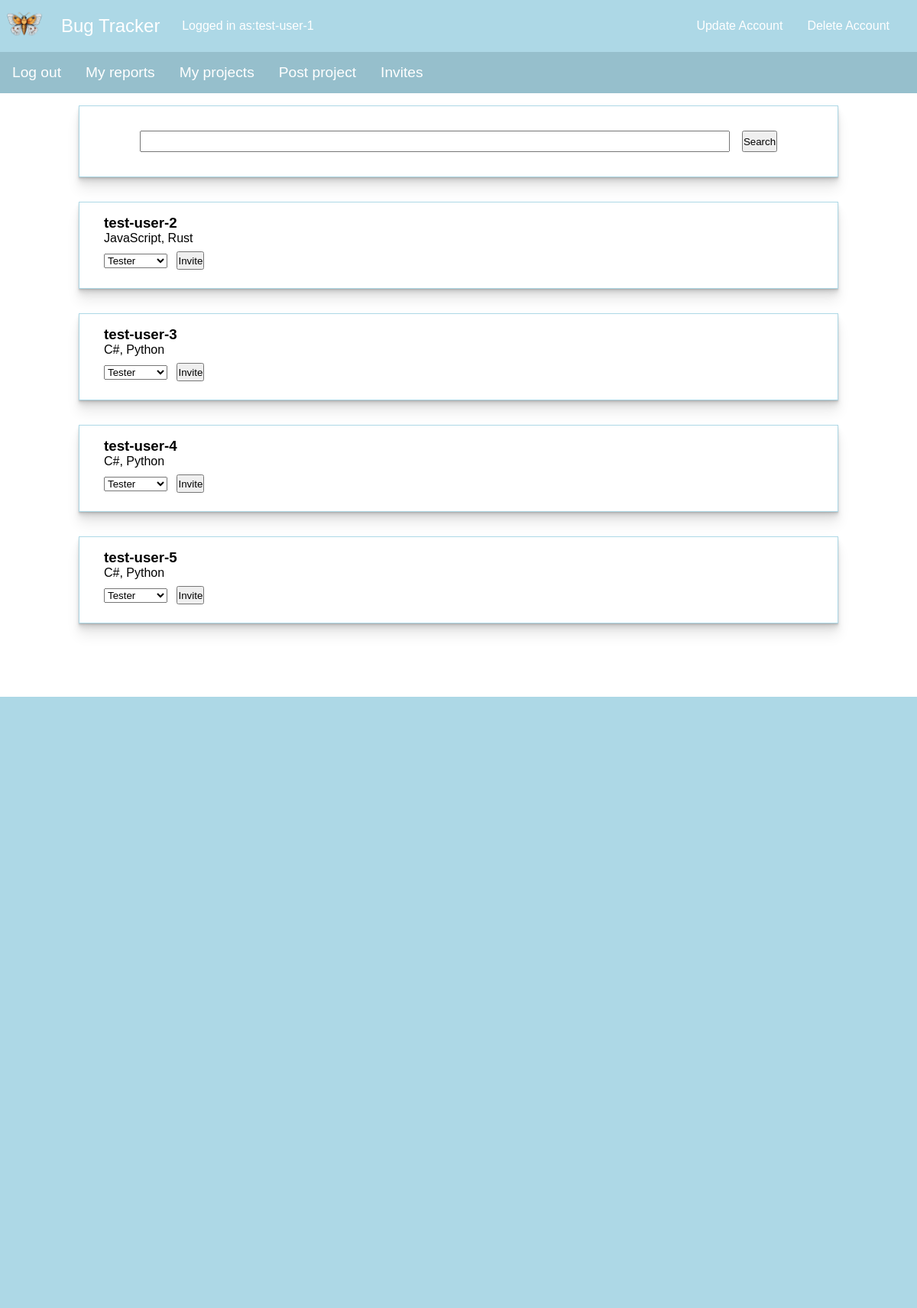
Page /users/1 (signed in) on the committed database.
### models.py (models this page shows)
class User(UserMixin, db.Model):
    __tablename__ = "users"
    id: Mapped[int] = mapped_column(primary_key=True)
    username: Mapped[str] = mapped_column(String, unique=True)
    hashed_password: Mapped[str] = mapped_column(String)
    user_bio: Mapped[str] = mapped_column(Text)
    roles = relationship("UserRole", back_populates="user", cascade="all,delete, delete-orphan")
    projects = relationship("Project", back_populates="manager", cascade="all,delete, delete-orphan")
    bugs_reported = relationship("Bug", back_populates="reporter", cascade="all,delete, delete-orphan")

### app.py (the view, shortened to what this page needs)
@app.route("/users/<int:project_id>", methods=["GET", "POST"])
@login_required
def invite_users_to_project(project_id):
    try:
        project = db.get_or_404(Project, project_id)
        if current_user.id != project.manager_id:
            return redirect(url_for("home_page"))
        users = db.session.execute(
            db.select(User.id, User.username, User.user_bio).where(User.id != current_user.id).where(
                ~User.roles.any(UserRole.project_id == project_id))).all()
        search_form = SearchForm()
        invite_form = InviteForm(project_id=project_id)
        return render_template("users.html", users=users, search_form=search_form, invite_form=invite_form,
                               project_id=project_id)
    except exc.IntegrityError:
        db.session.rollback()

### forms.py
class SearchForm(FlaskForm):
    search = StringField("Search", validators=[DataRequired()])
    submit_search = SubmitField("Search")

class InviteForm(FlaskForm):
    role = SelectField("Role", choices=[(1, "Tester"), (2, "Developer"), (3, "Admin")])
    user_id = IntegerField()
    project_id = HiddenField()
    submit_invite = SubmitField("Invite")

### app.py (called while the page is built)
@login_manager.user_loader
def load_user(user_id):
    return db.get_or_404(User, user_id)

### templates/users.html (shortened to what this page needs)
{% include "header.html" %}
<body>
<div class="container">
    <form action="{{ url_for('invite_users_to_project', project_id=project_id ) }}" method="post" class="searchBar card layeredBox" style="margin-top: 1rem; margin-bottom: 1rem; display: flex; flex-direction: row; justify-content: center;">
{{ search_form.search }}
        {{ search_form.submit_search }}
</form>
    {% for user in users: %}
    <div class="card layeredBox">
        <h3 style="margin-left: 1rem; color: black; white-space: nowrap;">{{ user.username }}</h3>
        <p style="margin-left: 1rem; color: black; white-space: nowrap;">{{ user.user_bio }}</p>
        <form action="{{ url_for('invite_users_to_project', project_id=project_id ) }}" method="post" style="margin-left: 1rem;">
            {{ invite_form.role }}
            {{ invite_form.submit_invite }}
        </form>
    </div>
    {% endfor %}
</div>
</body>
{% include "footer.html" %}

### templates/header.html (shortened to what this page needs)
<!DOCTYPE html>
<html lang="en">
<head>
    {% block styles %}
     <link
      href="{{ url_for('static', filename='css/styles.css') }}"
      rel="stylesheet"
    />
    {% endblock %}
</head>
<body>
<header class="titleBox">
    <a href="{{ url_for('home_page') }}">
    <img src="{{ url_for('static', filename='assets/img/moth.png') }}" class="logo"/>
    </a>
    <a href="{{ url_for('home_page') }}" class="title navLinks">
    Bug Tracker
    </a>
    {% if current_user.is_authenticated: %}
    <p class="loggedIn">Logged in as:{{ current_user.username }}</p>
      <p class="headerBox">
          <a href="{{ url_for('update_user') }}" class="navLinks">Update Account</a>
        <a href="{{ url_for('delete_user') }}" class="navLinks">Delete Account</a>
    </p>
     {% endif %}
</header>
<nav>
    {% if not current_user.is_authenticated: %}
    <a href="{{ url_for('register') }}" class="navLinks">
        Register
    </a>
    <a href="{{ url_for('login') }}" class="navLinks">
        Log in
    </a>
    {% else %}
    <a href="{{ url_for('logout') }}" class="navLinks">
        Log out
    </a>
    <a href="{{ url_for('reports_by_user_id') }}" class="navLinks">
        My reports
    </a>
     <a href="{{ url_for('projects_by_user_id') }}" class="navLinks">
        My projects
    </a>
      <a href="{{ url_for('post_project') }}" class="navLinks">
        Post project
    </a>
      <a href="{{ url_for('get_user_invites') }}" class="navLinks">
        Invites
    </a>
    {% endif %}
</nav>
</body>
</html>

### static/css/styles.css (style rules this page uses)
* { margin: 0; padding: 0; }
body { margin: 0%; font-family: sans-serif; width: 100vw; height: 100vh; overflow-y: scroll; overflow-x: hidden; }
.layeredBox { box-shadow: 0 1px 1px hsl(0deg 0% 0% / 0.075), 0 2px 2px hsl(0deg 0% 0% / 0.075), 0 4px 4px hsl(0deg 0% 0% / 0.075), 0 8px 8px hsl(0deg 0% 0% / 0.075), 0 16px 16px hsl(0deg 0% 0% / 0.075) ; }
.container { width: 100vw; display: flex; flex-direction: column; align-items: center; }
.searchBar { width: 100%; margin-top: 1rem; margin-bottom: 1rem; display: flex; flex-direction: row; justify-content: center; }
#search { width: 80%; margin-top: 1rem; margin-bottom: 1rem; }
#submit_search { width: fit-content; height: auto; margin-top: 1rem; margin-bottom: 1rem; }
.card { width: 80%; text-align: left; margin: 1rem; padding: 1rem; border: 1px solid lightblue; }
.titleBox { position: relative; display: flex; flex-shrink: 0; align-items: center; width: 100vw; height: fit-content; background-color: lightblue; }
nav { position: relative; width: 100%; margin-right: 1rem; font-size: 1.2rem; align-items: center; position: relative; display: flex; background-color: rgb(150, 191, 204); }
a { text-decoration: none; }
.logo { position: relative; width: 3rem; height: 3rem; margin: 0.5rem; }
.title { position: relative; width: fit-content; white-space: nowrap; font-size: 1.5rem; }
.navLinks { margin: 1rem; color: white; }
.loggedIn { margin-left: 0.8rem; font-size: 1rem; color: white; white-space: nowrap; }
.headerBox { width: 100%; display: flex; justify-content: right; align-items: center; padding-right: 20px; }
input { width: 60%; height: 1.5rem; margin: 0.5rem; }
#submit_invite { width: fit-content; }

### rows in the picture
User: username "test-user-1"
User: username "test-user-2", user_bio "JavaScript, Rust"
User: username "test-user-3", user_bio "C#, Python"
User: username "test-user-4", user_bio "C#, Python"
User: username "test-user-5", user_bio "C#, Python"
